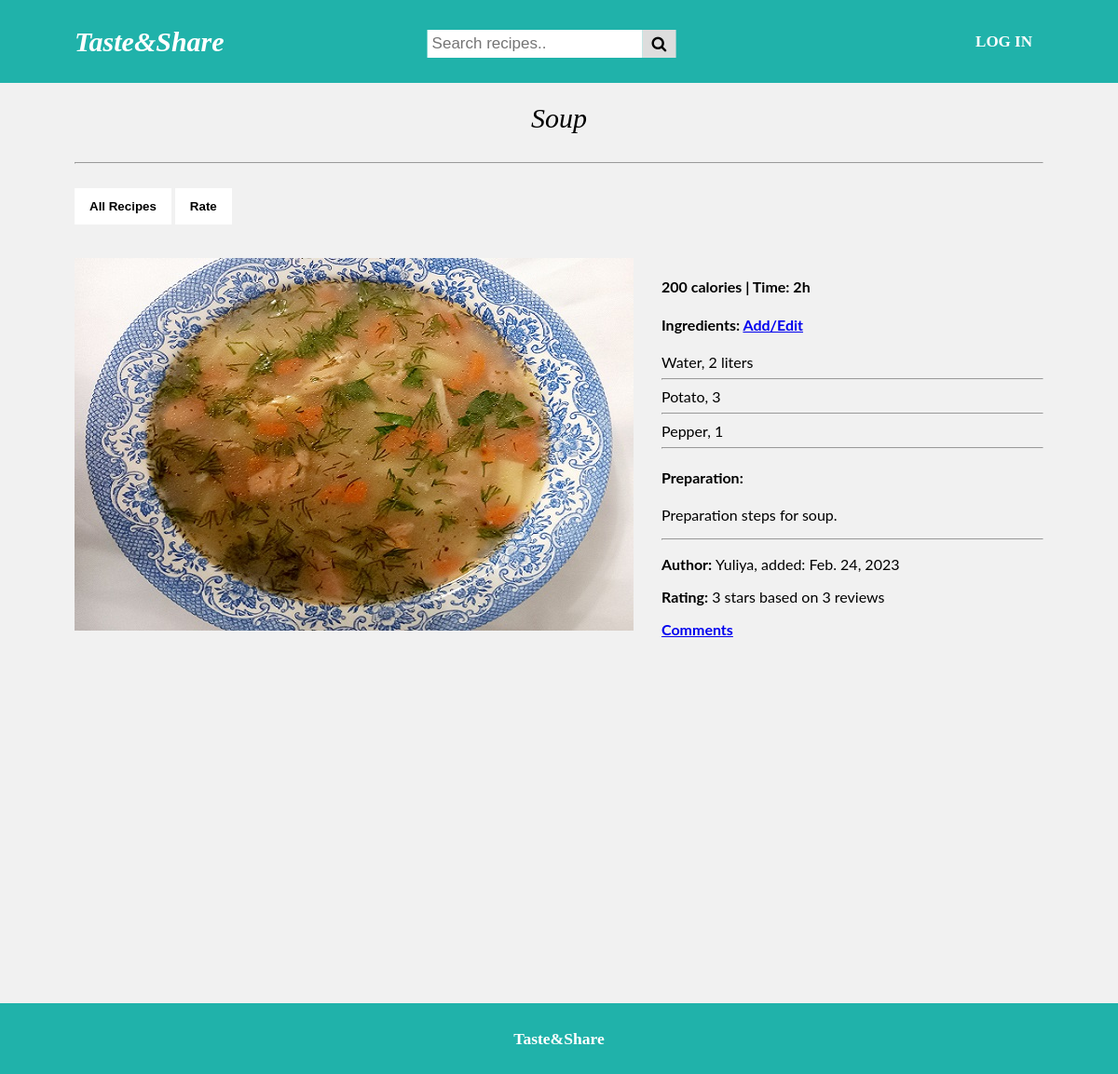
Page /recipes/2 on the committed database.
### tasteandshare/models.py (models this page shows, shortened)
class Recipe(models.Model):
    RECIPE_TYPES = [('sl', "Salad"), ('sp', "Soup"), ('hd', "Hot dish"), ('ds', "Dessert"), ('ps', "Pasta"), ('pz', "Pizza")]
    recipe_name = models.CharField(max_length=100, unique=True, verbose_name="Recipe name")
    recipe_type = models.CharField(choices=RECIPE_TYPES, max_length=10, verbose_name="Recipe type")
    calories = models.CharField(max_length=30, verbose_name="Calories")
    time = models.CharField(max_length=4, verbose_name="Time")
    preparation = models.TextField()
    image = models.ImageField(upload_to='uploads', blank=True)
    issued = models.DateField()
    author = models.ForeignKey('Author', on_delete=models.CASCADE)

class Ingredient(models.Model):
    name = models.CharField(max_length=100, verbose_name="Name")
    amount = models.CharField(max_length=50, verbose_name="Amount")
    recipe = models.ForeignKey('Recipe', on_delete=models.CASCADE)

class Author(models.Model):
    name = models.CharField(max_length=100)
    email = models.EmailField(max_length=50)
    location = models.CharField(max_length=100)
    image = models.ImageField(upload_to='uploads', blank=True)

### tasteandshare/views.py (the view)
# urls.py: path('recipes/<int:id>', tasteandshare_views.recipe, name="recipe"),
def recipe(request, id):
    try:
        recipe = Recipe.objects.get(id = id)
        ingredients = recipe.ingredient_set.all()
        ratings = recipe.rating_set.all()
        rating_count = recipe.rating_set.count()
        if ratings:
            rating_av = rating(ratings)
        else: rating_av = 0
        context = {'recipe':recipe, 'ingredients':ingredients, 'ratings':ratings, 'rating_count':rating_count, 'rating_av':rating_av}
    except:
        recipe = False
    return render(request, 'recipe.html', context)

### tasteandshare/bl.py (called while the page is built)
def rating(ratings):
    value_list = []
    for r in ratings:
        value = getattr(r, 'value')
        value_list.append(value)
    rating_len = len(value_list)
    rating_av = round(sum(value_list)/rating_len)
    return rating_av

### tasteandshare/templates/recipe.html (shortened to what this page needs)
{% extends 'base.html' %}
{% load static %}
{% block content %}
    <div class="main">
        <p class="center"><i>{{ recipe.recipe_name }}</i></p>
        <hr><br>
        <div>
            <a href="{% url 'recipes' %}"><button class="btn"><b>All Recipes</b></button></a>
            <a href="{% url 'rate-recipe' recipe.id %}"><button class="btn"><b>Rate</b></button></a>
        </div>
        <br><br>
        <section class="item">
            <div class="recipe1body">
                <div class="recipe1image">
                    {% if recipe %}
                        {% if recipe.image %}
                            <img src="{{ recipe.image.url }}">
                        {% else %}
                            <img src = "{% static 'tasteandshare/img/default.jpg' %}">
                        {% endif %}
                    {% else %}
                        <h1>Recipe with {{ id }} id does not exist</h1>
                    {% endif %}
                </div>
                <div class="recipe1content">
                    <h4>{{ recipe.calories }} | Time: {{ recipe.time }}</h4>
                    <h4>Ingredients: <a href="{% url 'add-edit-ingredients' recipe.id %}">Add/Edit</a></h4>
                    {% for ingredient in ingredients %}
                        {{ ingredient.name }}, {{ ingredient.amount }}
                        <hr>
                    {% endfor %}
                    <h4>Preparation:</h4>
                        <p>{{ recipe.preparation }}</p><hr>
                    <p><b>Author: </b>{{ recipe.author.name }}, added: {{ recipe.issued }}</p>
                    {% if ratings %}
                        <p><b>Rating:</b> {{ rating_av }} stars based on {{ rating_count }} reviews</p>
                    <a href="{% url 'rating' recipe.id %}"><b>Comments</b></a>
                    {% endif %}
                </div>
            </div>
        </section>
    </div>
{% endblock %}

### tasteandshare/static/tasteandshare/style/style.css (style rules this page uses)
* { box-sizing: border-box; }
body { margin: 0; background-color: #f1f1f1; font-family: Georgia, serif; }
.center { text-align: center; font-size: 30px; }
.main { padding: 80px; max-width: 1500px; margin: auto; min-height: calc(100vh - 80px); }
.btn { border: none; outline: none; padding: 12px 16px; background-color: white; cursor: pointer; }
.item { min-height: calc(100vh - 80px); }
.recipe1body { display: flex; margin: 0px 0px 30px 0px; }
.recipe1image { flex: 0 0 200px; }
.recipe1content { font-family: "Lato", sans-serif; flex: 1 1 auto; padding: 0px 0px 0px 30px }

### rows in the picture
Recipe: recipe_name "Soup", image (picture), calories "200 calories", time "2h", preparation "Preparation steps for soup.", author.name "Yuliya", issued "Feb. 24, 2023"
Ingredient: name "Water", amount "2 liters"
Ingredient: name "Potato", amount "3"
Ingredient: name "Pepper", amount "1"

### other values in the picture
{{ rating_av }} "3"
{{ rating_count }} "3"
